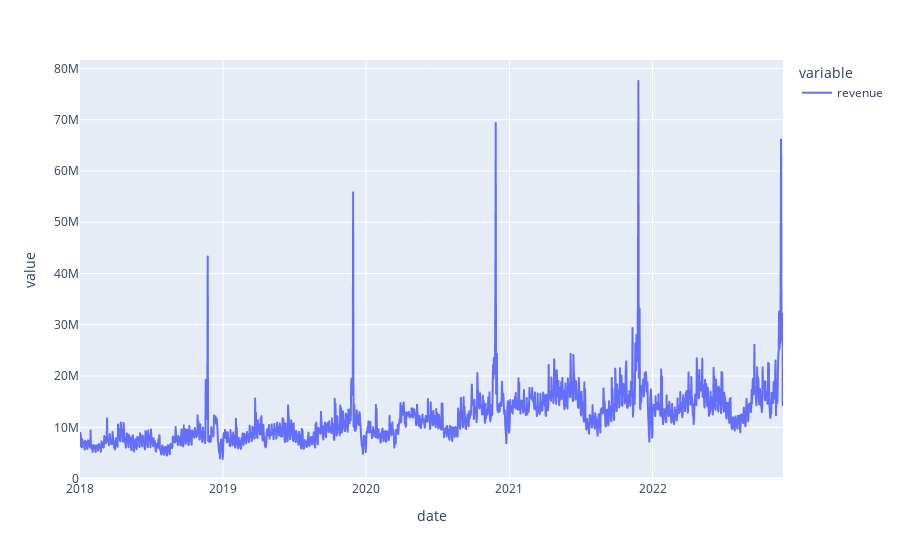

Notebook source saved alongside this figure:
### Code cell
px.line(sales_df["revenue"])

### Figure 1 — Plotly figure (JSON) as saved in the notebook; plotly's stock layout.template omitted (floating-point values rounded to 4 significant figures; data arrays with more than 128 entries replaced by an {"elided": "..."} marker saying what was removed)
{"data": [{"hovertemplate": "variable=revenue<br>date=%{x}<br>value=%{y}<extra></extra>", "legendgroup": "revenue", "line": {"color": "#636efa", "dash": "solid"}, "marker": {"symbol": "circle"}, "mode": "lines", "name": "revenue", "showlegend": true, "type": "scattergl", "x": {"elided": "1795 str values"}, "xaxis": "x", "y": {"elided": "1795 float values"}, "yaxis": "y"}], "layout": {"legend": {"title": {"text": "variable"}, "tracegroupgap": 0}, "margin": {"t": 60}, "xaxis": {"anchor": "y", "domain": [0, 1], "title": {"text": "date"}}, "yaxis": {"anchor": "x", "domain": [0, 1], "title": {"text": "value"}}}}
